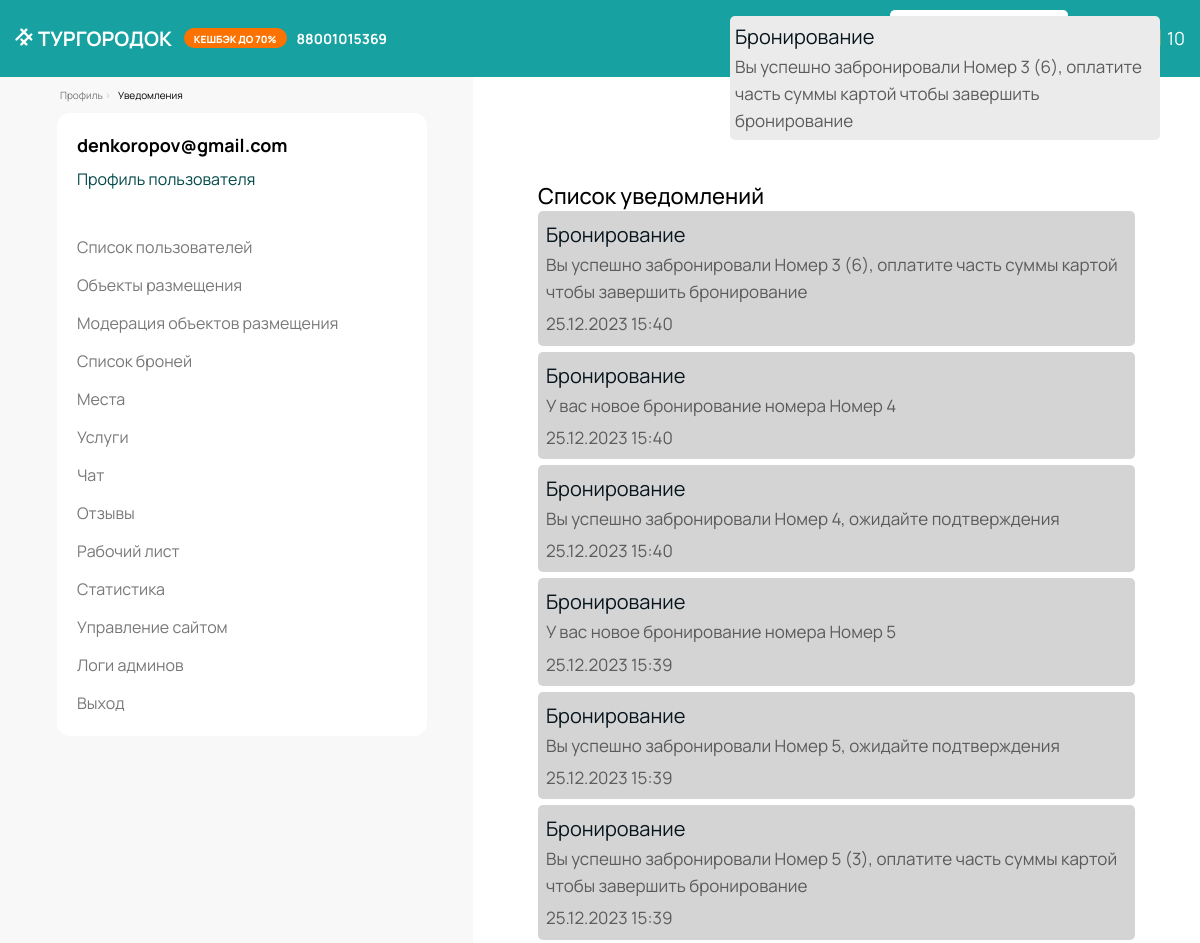
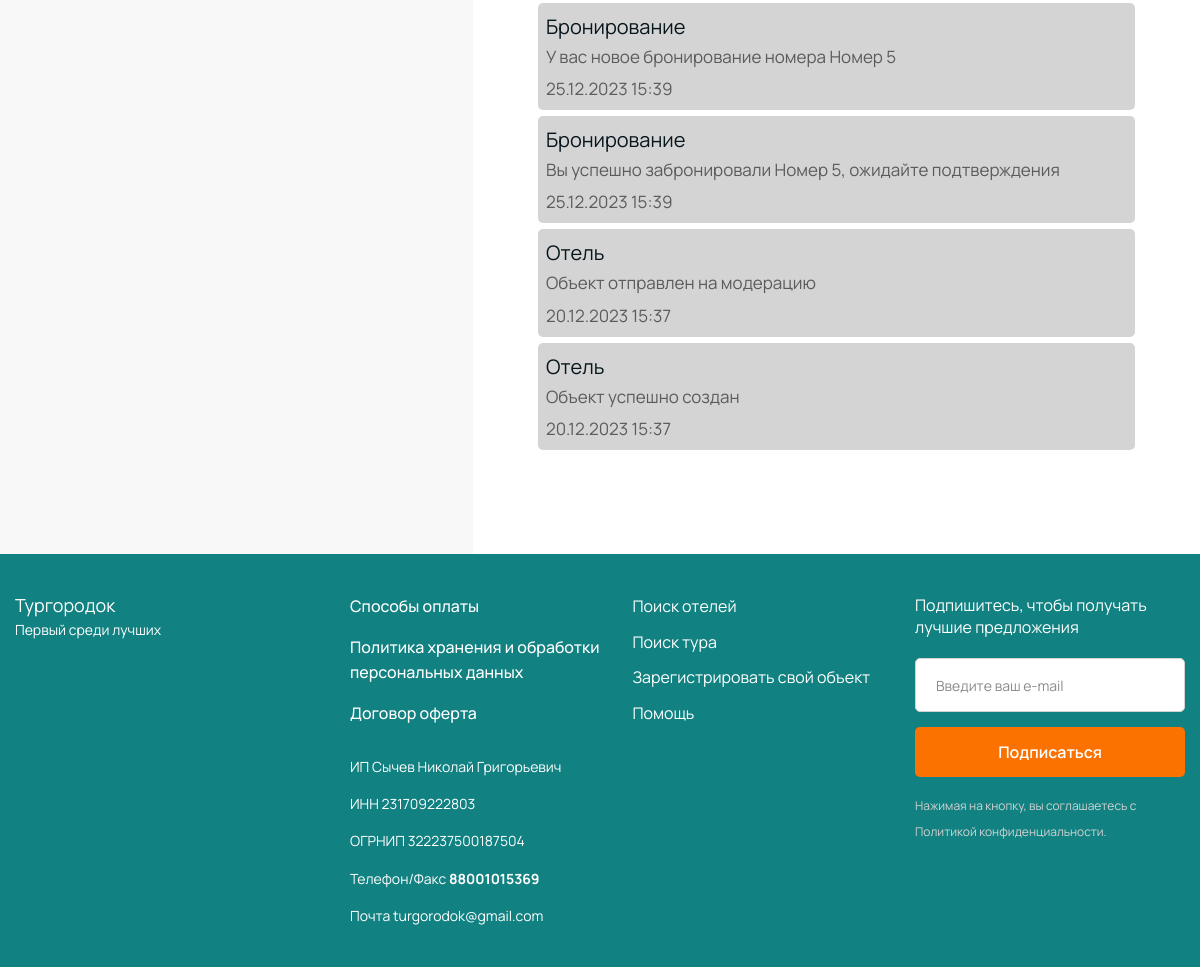
Page /profile/notifications/ (signed in) on the committed database (2 pictures, top to bottom).
### user/models.py (models this page shows, shortened)
class User(AbstractBaseUser, PermissionsMixin):
    user_type_choices = [
        ("client", "Клиент"),
        ("hotel", "Отельер"),
        ("moder", "Модератор"),
        ("admin", "Админ"),
        ("owner", "Владелец"),
    ]
    uid = models.CharField(
        verbose_name='Индивидуальный код', max_length=19, unique=True)
    email = models.EmailField(
        verbose_name='Электронная почта', max_length=100, default="", blank=True)
    login = models.CharField(verbose_name='Логин',
                             max_length=50, default="", blank=True)
    date_joined = models.DateTimeField(
        verbose_name='Дата создания', auto_now_add=True)
    last_login = models.DateTimeField(
        verbose_name='Последний вход', auto_now=True)
    is_admin = models.BooleanField(verbose_name='Администратор', default=False)
    is_active = models.BooleanField(verbose_name='Активный', default=True)
    is_staff = models.BooleanField(verbose_name='Персонал', default=False)
    is_superuser = models.BooleanField(
        verbose_name='Суперпользователь', default=False)
    user_type = models.CharField(choices=user_type_choices,
                                 verbose_name='Тип пользователя', max_length=50, default="client")
    username = models.CharField(
        verbose_name='Имя', max_length=30, default="", blank=True)
    lastname = models.CharField(
        verbose_name='Фамилия', max_length=30, default="", blank=True)
    middlename = models.CharField(
        verbose_name='Отчество', max_length=30, default="", blank=True)
    phone = models.CharField(verbose_name='Телефон',
                             max_length=50, default="", blank=True)
    active_phone = models.BooleanField(
        verbose_name='Телефон - активнен', default=0)
    active_code_phone = models.CharField(
        verbose_name='Телефон - код активации', max_length=30, null=True, blank=True)
    phone_2 = models.CharField(
        verbose_name='Доп. телефон', max_length=50, default="", blank=True)
    active_phone_2 = models.BooleanField(
        verbose_name='Доп. телефон - активнен', default=0)
    active_code_phone_2 = models.CharField(
        verbose_name='Доп. телефон - код активации', max_length=30, null=True, blank=True)
    rbal = models.PositiveIntegerField(
        verbose_name='Реальные деньги', default=0, blank=True)
    nationality = models.CharField(
        verbose_name='Национальность/гражданство', max_length=20, default="", blank=True)
    date_birth = models.DateField(verbose_name='Дата рождения', null=True, blank=True)
    gender = models.CharField(verbose_name='Пол', max_length=20)
    email = models.CharField(verbose_name='Почта',
                             max_length=40, null=True, blank=True)
    active_email = models.BooleanField(
        verbose_name='Почта - активна', default=0)
    active_code_email = models.CharField(
        verbose_name='Почта - код активации', max_length=30, default=0, null=True, blank=True)
    token_google = models.CharField(
        verbose_name='Токен Google', max_length=40, null=True, blank=True)
    token_vk = models.CharField(
        verbose_name='Токен ВКонтакте', max_length=40, null=True, blank=True)
    token_telegram = models.CharField(
        verbose_name='Токен Telegram', max_length=40, null=True, blank=True)
    access_token = models.CharField(
        verbose_name='Токен доступа', max_length=200, null=True, blank=True)
    access_token_key = models.CharField(
        verbose_name='Ключ токена доступа', max_length=200, null=True, blank=True)
    additional_info = models.JSONField(
        default=dict, blank=True, verbose_name='Доп. параметры')  # Дополнителные параметры
    USERNAME_FIELD = 'uid'
    REQUIRED_FIELDS = ['username']
    objects = MyUserManager()
    def normal(user) -> "User":
        try:
            if isinstance(user, int):
                return User.objects.get(id=user)
            else:
                return User.objects.get(id=user.id)
        except:
            return None
    class Meta:
        verbose_name = 'Пользователь'
        verbose_name_plural = 'Пользователи'
    pass
    import chat.models
    chats = QuerySet[chat.models.Chat]

class Notification(models.Model):
    user = models.ForeignKey(User, on_delete=models.CASCADE)
    title = models.CharField(max_length=100)
    text = models.TextField()
    url = models.URLField(null=True, blank=True, default=None)
    datetime = models.DateTimeField()
    viewed = models.BooleanField(default=False)
    push = models.BooleanField(default=False)
    delete_on_click = models.BooleanField(default=False)
    def get(user: User):
        if user.is_authenticated:
            notifications = Notification.objects.filter(user=user)
            list_notifications = list(notifications.values())
            list_notifications.reverse()
            for index, item in enumerate(list_notifications):
                list_notifications[index]["datetime"] = list_notifications[index]["datetime"] + \
                    datetime.timedelta(hours=3)
                list_notifications[index]["datetime"] = list_notifications[index]["datetime"].strftime(
                    "%d.%m.%Y %H:%M")
            notifications.update(push=False)
            return list(list_notifications)
        return []
    class Meta:
        verbose_name = 'Уведомление'
        verbose_name_plural = 'Уведомления'

### user/urls_views/views/client.py (the view)
def page_notifications(request: HttpRequest):
    notifications = Notification.get(request.user)
    context = {
        "notifications": notifications,
    }
    return render(request, 'user/notifications.html', context)

### templates/user/notifications.html (shortened to what this page needs)
{% extends 'template/base_profile.html' %}
{% load form static reglog %}
{% block main_block %}
<div class="section">
    <div class="title">Список уведомлений</div>
    <div class="notifications_item_grupe">
        {% for notif in notifications %}
        <div data-id="{{notif.id}}" class="notification_item">
            <span class="notif_item_title">{{notif.title}}</span>
            <span class="notif_item_text">{{notif.text}}</span>
            <span class="notif_item_date">{{notif.datetime}}</span>
        </div>
        {% endfor %}
    </div>
</div>
{% endblock %}

### templates/template/base_profile.html (shortened to what this page needs)
{% extends "main/base.html" %}
{% load menu sass_tags form static %}
{% block content %}
<link href="{% static 'css/scss/profile.css' %}"
	rel="stylesheet"
	type="text/css" />
<div id="content">
	<div class="left">
		{% bread_crumb %}
		{% tabs %}
	</div>
	<div class="right">
		<div id="main_block">
			{% block main_block %}
			{% endblock main_block %}
		</div>
	</div>
</div>
{% endblock content %}

### templates/main/base.html (shortened to what this page needs)
{% extends "main/base_base.html" %}
{% load static header sass_tags %}
{% block base %}
<link href="{% static 'css/scss/base.css' %}?v2"
  rel="stylesheet"
  type="text/css" />
<link href="{% static 'css/scss/common.css' %}?v4"
  rel="stylesheet"
  type="text/css" />
<link rel="stylesheet"
  href="https://cdn.jsdelivr.net/npm/shepherd.js@10.0.1/dist/css/shepherd.css" />
<body>
  {% header %}
  {% block content %}
  {% endblock %}
  <footer class="main-footer">
    <div class="container main-footer__container">
      <div class="column-one"> <a class="column-one__logo"
          href="#">Тургородок</a>
        <p class="column-one__slogan">Первый среди лучших</p>
      </div>
      <div class="column-second">
        <div class="column-second__item">
          <a href="/payment-methods/"
            target="_blank"
            class="column-second__title">Способы оплаты</a>
        </div>
        <div class="column-second__item">
          <a href="/privacy-policy/"
            target="_blank"
            class="column-second__title">Политика хранения и обработки персональных данных</a>
        </div>
        <div class="column-second__item">
          <a href="/contract-offer/"
            target="_blank"
            class="column-second__title">Договор оферта</a>
        </div>
        <p style="font-size: 14px; color: white; margin-top: 14px;">ИП Сычев Николай Григорьевич</p>
        <p style="font-size: 14px; color: white;">ИНН 231709222803</p>
        <p style="font-size: 14px; color: white;">ОГРНИП 322237500187504</p>
        <p style="font-size: 14px; color: white;">Телефон/Факс <a href="tel:88001015369" style="color: white"><b>88001015369</b></a></p>
        <p style="font-size: 14px; color: white;">Почта turgorodok@gmail.com</p>
      </div>
      <div class="column-three">
        <ul>
          <li> <a href="/">Поиск отелей </a></li>
          <li> <a href="/">Поиск тура</a></li>
          <li> <a href="{% url 'page_register_placement_object' %}">Зарегистрировать свой объект</a></li>
          <li> <a href="/profile/ts/">Помощь</a></li>
        </ul>
      </div>
      <div class="column-four">
        <p class="column-four__title">Подпишитесь, чтобы получать лучшие предложения</p>
        <div class="mailing-form mailing-form--footer"
          action="#">
          <div class="mailing-form__row mailing-form__row--footer">
            <input class="mailing-form__input mailing-form__input--footer"
              type="email"
              name="email"
              placeholder="Введите ваш e-mail">
            <button class="mailing-form__button mailing-form__button--footer" type="submit">Подписаться</button>
          </div>
          <a href="/privacy-policy/"  class="privacy"
            style="color: lightgrey">Нажимая на кнопку, вы соглашаетесь с Политикой конфиденциальности.</a>
        </div>
      </div>
    </div>
  </footer>
</body>
{% endblock base %}

### templates/main/base_base.html (shortened to what this page needs)
<!DOCTYPE html>
{% load static sass_tags %}
<html lang="ru">
<head>
  <link rel="stylesheet"href="{% static 'css/main.css' %}?v2">
  <link rel="stylesheet" href="https://code.jquery.com/ui/1.13.1/themes/smoothness/jquery-ui.css">
  <link rel="stylesheet" href="{% static 'jqu/jquery-ui.structure.css' %}">
</head>
{% block base %}{% endblock %}
</html>

### templates/template/header.html (shortened to what this page needs)
{% load header %}
{% load static %}
<div id="push_notifs_list">
</div>
<section class="s-main s-main--inner">
  <header class="main-header main-header--inner">
    <div class="container main-header__container">
      <span class="logo main-header__logo">
          <a href="/" class="logo_text" style="color: white"><strong><uppercase>ТУРГОРОДОК</uppercase></strong></a>
          <a href="/faq/" class="cashback">КЕШБЭК до 70%</a>
          <a href="tel:88001015369" class="phone"><b>88001015369</b></a>
        </span>
      <div class="header_nav_item"
        id="FAB_button_header">
        <a href="/faq/"><b>FAQ</b></a>
      </div>
      <div class="header_nav_item" id="login_pa">
        {% if login == True %}
          {% if admin == True %}
            <a href="/admin/"
              style=" display: flex; gap: 13px; padding: 14px; background: #FFFFFF; border-radius: 5px; color: #07151C; align-items: center;">
              <img src="{% static 'img/codicon_account.svg' %}"
                style="display: inline; width: 29px; height: 29px;">
              <span>Админ панель</span>
            </a>
          {% else %}
          <a href="/profile/"
            style=" display: flex; gap: 13px; padding: 14px; background: #FFFFFF; border-radius: 5px; color: #07151C; align-items: center;">
            <span>Личный кабинет</span>
          </a>
          {% endif %}
        {% else %}
        <a href="/login/">Авторизация</a>
        {% endif %}
      </div>
      {% if login == True %}
      <div class="header_nav_item favourites_nav">
        <a href="/hotel/search/favourites/"><img style="height: 26px;"
            src="{% static 'img/heart.png' %}"></a>
      </div>
      <div class="notifications_container">
        <div class="count"></div>
      </div>
      {% endif %}
    </div>
  </header>
</section>

### templates/template/bread_crumb.html (shortened to what this page needs)
<ol class="breadcrumb">
{% for breadcrumb in breadcrumbs %}
    {% if breadcrumb.1 %}
        <li><a href="{{breadcrumb.1}}">{{ breadcrumb.0 }}</a></li>
    {% else %}
        <li class="active">{{ breadcrumb.0 }}</li>
    {% endif %}
{% endfor %}
</ol>

### templates/template/tabs_menu.html (shortened to what this page needs)
<div id="tabs">
	<span class="username">
		{{name}}
	</span>
	<a href="{% url 'profile_v2' %}"
		class="edit_profil link">Профиль пользователя</a>
	<div class="grupe_tabs">
		{% if is_admin %}
		<a href="{% url 'admin.page.list.user' %}" {% if view_name == 'admin.page.list.user' %}data-select="select"{% endif %} class="item">Список пользователей</a>
		<a href="{% url 'admin.page.list.hotel' %}"  {% if view_name == 'admin.page.list.hotel' %}data-select="select"{% endif %} class="item">Объекты размещения</a>
		<a href="{% url 'admin.page.list.moderation.hotel' %}"  {% if view_name == 'admin.page.list.moderation.hotel' %}data-select="select"{% endif %} class="item">Модерация объектов размещения</a>
		<a href="{% url 'admin.page.list.booking' %}"  {% if view_name == 'admin.page.list.booking' %}data-select="select"{% endif %} class="item">Список броней</a>
		<a href="{% url 'admin.page.list.place' %}"  {% if view_name == 'admin.page.list.place' %}data-select="select"{% endif %} class="item">Места</a>
		<a href="{% url 'admin.page.list.services' %}"  {% if view_name == 'admin.page.list.services' %}data-select="select"{% endif %} class="item">Услуги</a>
		<a href="{% url 'admin.page.ts.chat' %}"  {% if view_name == 'admin.page.ts.chat' %}data-select="select"{% endif %} class="item">Чат</a>
		<a href="{% url 'admin.page_review_moderation' %}"  {% if view_name == 'admin.page_review_moderation' %}data-select="select"{% endif %} class="item">Отзывы</a>
		<a href="{% url 'ajax.page.page_moderator_office' %}"  {% if view_name == 'ajax.page.page_moderator_office' %}data-select="select"{% endif %} class="item">Рабочий лист</a>
		{% if supermoderator or user_type == "owner" %}
		<a href="{% url 'admin.page.statistics' %}"  {% if view_name == 'admin.page.statistics' %}data-select="select"{% endif %} class="item">Статистика</a>
		<a href="{% url 'admin.page.site_management' %}"  {% if view_name == 'admin.page.site_management' %}data-select="select"{% endif %} class="item">Управление сайтом</a>
		{% endif %}
		{% if user_type == "owner" or supermoderator %}
		<a href="{% url 'admin.page.list.actions_admin' %}"  {% if view_name == 'admin.page.list.actions_admin' %}data-select="select"{% endif %} class="item">Логи админов</a>
		{% endif %}
		{% endif %}
		<a href="/logout/"
			class="item">Выход</a>
	</div>
</div>

### rows in the picture
User: email "denkoropov@gmail.com"
Notification: title "Бронирование", text "Вы успешно забронировали Номер 3 (6), оплатите часть суммы картой чтобы завершить бронирование", datetime "25.12.2023 15:40"
Notification: title "Бронирование", text "У вас новое бронирование номера Номер 4", datetime "25.12.2023 15:40"
Notification: title "Бронирование", text "Вы успешно забронировали Номер 4, ожидайте подтверждения", datetime "25.12.2023 15:40"
Notification: title "Бронирование", text "У вас новое бронирование номера Номер 5", datetime "25.12.2023 15:39"
Notification: title "Бронирование", text "Вы успешно забронировали Номер 5, ожидайте подтверждения", datetime "25.12.2023 15:39"
Notification: title "Бронирование", text "Вы успешно забронировали Номер 5 (3), оплатите часть суммы картой чтобы завершить бронирование", datetime "25.12.2023 15:39"
Notification: title "Бронирование", text "У вас новое бронирование номера Номер 5", datetime "25.12.2023 15:39"
Notification: title "Бронирование", text "Вы успешно забронировали Номер 5, ожидайте подтверждения", datetime "25.12.2023 15:39"
Notification: title "Отель", text "Объект отправлен на модерацию", datetime "20.12.2023 15:37"
Notification: title "Отель", text "Объект успешно создан", datetime "20.12.2023 15:37"

### other values in the picture
{{ breadcrumb.0 }} "Профиль"
{{ breadcrumb.0 }} "Уведомления"
